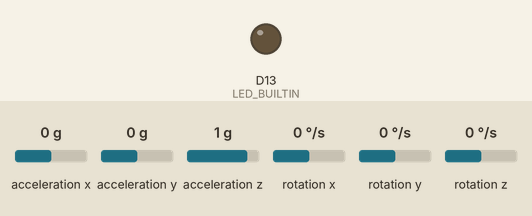
This sketch was run on a simulated Arduino Nano 33 BLE. Shown: output pins drawn as LEDs (lit = HIGH). The inputs (shaded band) are chosen by the test bench; at power-on: acceleration x 0 g, acceleration y 0 g, acceleration z 1 g, rotation x 0 °/s, rotation y 0 °/s, rotation z 0 °/s. Nothing arrives over Bluetooth unless stated; a phone connects over Bluetooth LE 3 s after start; what the sketch prints to the serial monitor is not drawn.

Above: at 0.1 s.
At 3.1 s:
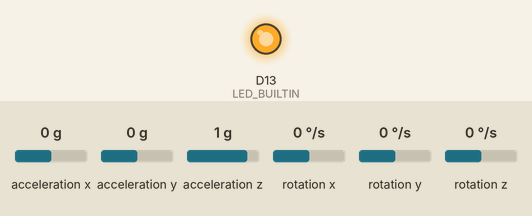
Timing chart, 0 to 4.6 s (numbered marks = the images above):
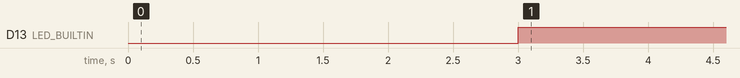

The sketch:

Gait_Classification.ino
```cpp
#include <ArduinoBLE.h>
#include <Arduino_LSM9DS1.h>

#define CONVERT_G_TO_MS2    9.80665f
#define FREQUENCY_HZ        119
#define INTERVAL_MS         (1000 / (FREQUENCY_HZ + 1))

float accX, accY, accZ, gyrX, gyrY, gyrZ; // max. 5 characters String each (if negative)
const String del = ";"; // 1 character
const int strLen = 10 + 6 * 5 + 6; // + 3 for 3 delimiters
unsigned long last_interval_ms = 0;

// check https://www.uuidgenerator.net/ to generate your own unique UUIDs
BLEService accelService("9a412dc6-cb80-4e8c-a9b9-356e5e867a0b");
BLEStringCharacteristic accelCharacteristic("9a412dc6-cb80-4e8c-a9b9-356e5e867a0b", BLERead | BLENotify, strLen);

void setup() {
  IMU.begin();
  Serial.begin(9600);

  pinMode(LED_BUILTIN, OUTPUT);

  if (!BLE.begin()) {
    Serial.println("BLE failed to Initiate");
    delay(500);
    while (1);
  }

  BLE.setLocalName("Arduino Accelerometer");
  BLE.setAdvertisedService(accelService);
  accelService.addCharacteristic(accelCharacteristic);
  BLE.addService(accelService);
  accelCharacteristic.writeValue("1111111111;-0.00;-0.00;-0.00;-0.00;-0.00;-0.00");
  BLE.advertise();

  Serial.println("Bluetooth device is now active, waiting for connections...");
}

void loop() {
  BLEDevice central = BLE.central();
  if (central) {
    Serial.print("Connected to central: ");
    Serial.println(central.address());
    digitalWrite(LED_BUILTIN, HIGH);
    while (central.connected()) {
        last_interval_ms = millis();
        read_Acc_Gyr();

        String msg = get_message();
        accelCharacteristic.writeValue(msg);

        print_to_serial();

    }
  }
  digitalWrite(LED_BUILTIN, LOW);
  Serial.print("Disconnected from central: ");
  Serial.println(central.address());
}

void read_Acc_Gyr() {
  if (IMU.accelerationAvailable()&& IMU.gyroscopeAvailable()) {
    IMU.readAcceleration(accX, accY, accZ);
    IMU.readGyroscope(gyrX, gyrY, gyrZ);

    accX *= CONVERT_G_TO_MS2;
    accY *= CONVERT_G_TO_MS2;
    accZ *= CONVERT_G_TO_MS2;
    gyrX *= CONVERT_G_TO_MS2;
    gyrY *= CONVERT_G_TO_MS2;
    gyrZ *= CONVERT_G_TO_MS2;
  }
}

void print_to_serial() {
  Serial.print(last_interval_ms); Serial.print('\t');
  Serial.print(accX); Serial.print('\t');
  Serial.print(accY); Serial.print('\t');
  Serial.print(accZ); Serial.print('\n');
  Serial.print(gyrX); Serial.print('\t');
  Serial.print(gyrY); Serial.print('\t');
  Serial.print(gyrZ); Serial.print('\n');
}

String get_message() {
  return String(last_interval_ms) + del + String(accX) + del + String(accY) + del + String(accZ)+del+String(gyrX) + del + String(gyrY) + del + String(gyrZ);
}
```

Measured:
- by itself, D13 (LED_BUILTIN): LOW → HIGH at 3.0 s
